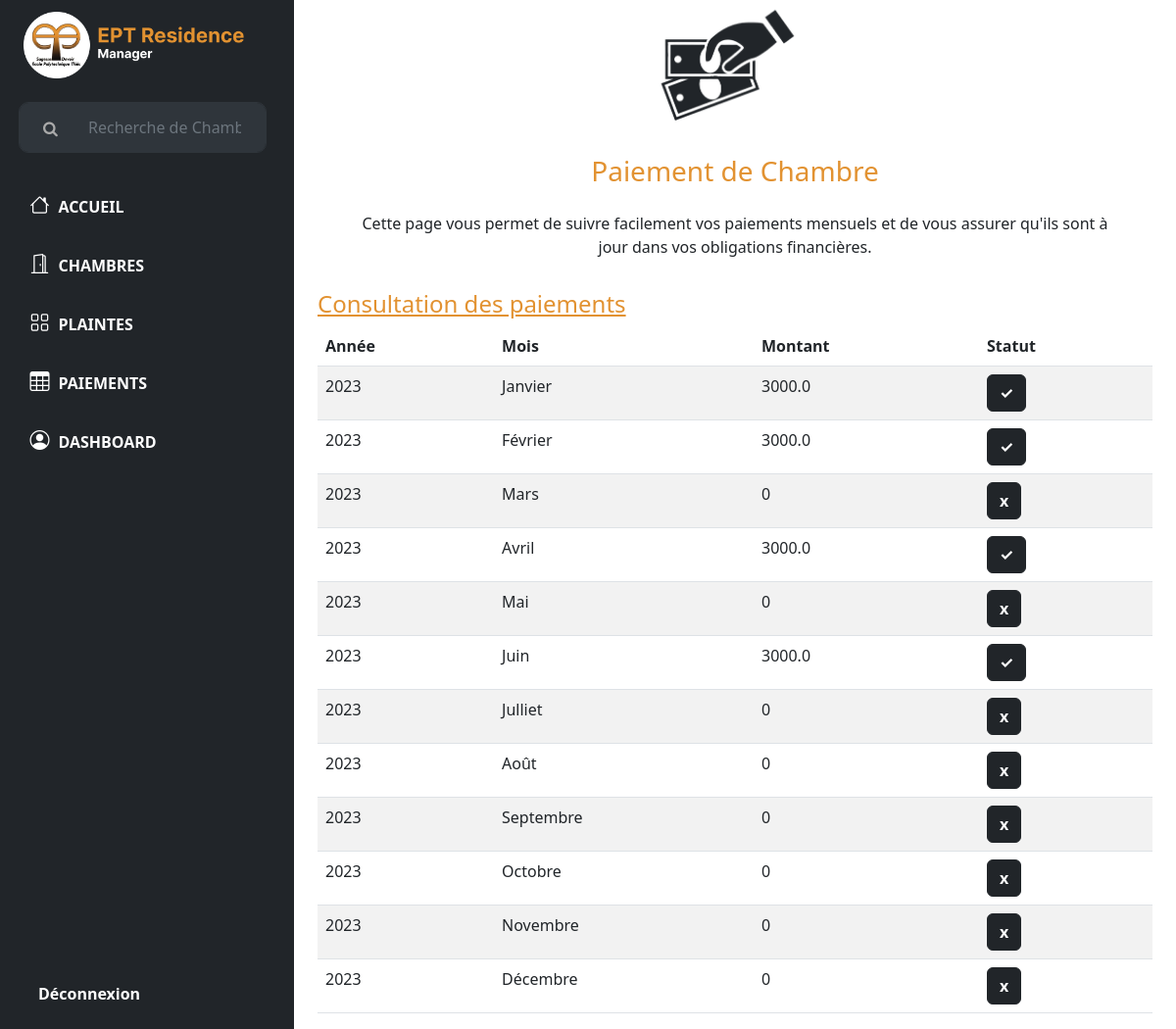
The app's page /residenceApp/paiement/ (signed in) with its own data.
### residenceApp/models.py (models this page shows, shortened)
class PaymentModel(models.Model):
    MOUNTH_CHOICE = [
        ('1', 'Janvier'), ('2','Février'), ('3', 'Mars'),
        ('4','Avril'),('5',"Mai"),('6',"Juin") ,('7',"Julliet"),
        ('8',"Août"),('9', "Septembre"), ('10', "Octobre"),
        ('11', "Novembre"), ('12', "Decembre")
    ]
    payment_id = models.AutoField(primary_key=True)
    amount = models.FloatField(default=3000)
    mounth = models.CharField(choices=MOUNTH_CHOICE, max_length=255)
    payment_statut = models.BooleanField()
    student = models.ForeignKey(StudentModel, on_delete=models.CASCADE, default="null")
    class Meta:
        verbose_name = "Payment"
        verbose_name_plural = "Payments"

### residenceApp/views.py (the view)
# urls.py: path("paiement/", view_paiement, name="paiement"),
@login_required
def view_paiement(request):
    user = request.user
    student = StudentModel.objects.get(user=user)
    payment_status = []
    payments = PaymentModel.objects.filter(student=student)
    current_year = datetime.now().year
    MONTH_CHOICES = [
        ('1', 'Janvier'), ('2', 'Février'), ('3', 'Mars'),
        ('4', 'Avril'), ('5', 'Mai'), ('6', 'Juin'),
        ('7', 'Julliet'), ('8', 'Août'), ('9', 'Septembre'),
        ('10', 'Octobre'), ('11', 'Novembre'), ('12', 'Décembre')
    ]
    for month_value, month_label in MONTH_CHOICES:
        status = student.get_payment_status(month_value)
        amount = next((payment.amount for payment in payments if payment.mounth == month_value), 0)
        payment_status.append((month_label, status, amount))
    return render(request, "paiement.html", {"payment": payments, "student":student, "payment_status": payment_status, "current_year":current_year})

### residenceApp/models.py (called while the page is built)
    def get_payment_status(self, month_value):
        try:
            payment = PaymentModel.objects.get(student=self, mounth=str(month_value))
            return payment.payment_statut
        except PaymentModel.DoesNotExist:
            return False

### templates/paiement.html
{% extends 'base.html' %}
{% load static %}
{% block content %}
<div class="container ">
    {% block complainte %}
    <div class="d-flex flex-column justify-content-center align-items-center">
        <div><img src={% static 'img/paiment-1.png' %} alt="" width="200"></div>
        <div class="text-center" style="color: #E29231;">
            <h3>Paiement de Chambre</h3>
        </div>
        <div class="p-3 px-5 text-center"><p>Cette page vous permet de suivre facilement vos paiements mensuels et de vous assurer qu'ils sont à jour dans vos obligations financières.</p></div>
    </div>
    {% endblock complainte %}
    <div class="container-fluid">
        <div class="d-flex flex-row justify-content-between">
            <div><h4 style="color: #E29231;" class=""><u>Consultation des paiements</u></h4></div>
        </div>
    </div>
    <div class="container">
        <table class="table table-striped">
            <thead>
                <th>Année</th>
                <th>Mois</th>
                <th>Montant</th>
                <th>Statut</th>
            </thead>
        {% for status in payment_status %}
            <tr>
                <td>{{ current_year }}</td>
                <td>{{ status.0 }}</td>
                <td>{{ status.2 }}</td>
                <td>{% if status.1 %}
                    <span class="btn btn-dark"><b>✓</b></span>
                    {% else %}
                    <span class="btn btn-dark"><b>x</b></span>
                    {% endif %}</td>
            </tr>
        {% endfor %}
        </table>
    </div>
</div>
{% endblock content %}

### static/css/style.css (style rules this page uses)
img { padding-right: 15px; }

### records on screen
PaymentModel: amount "3000.0"
PaymentModel: amount "3000.0"
PaymentModel: amount "3000.0"
PaymentModel: amount "3000.0"

### other values on screen
{{ status.0 }} "Janvier" "Février" "Mars" "Avril" "Mai" "Juin" "Julliet" "Août" "Septembre" "Octobre" "Novembre" "Décembre"
{{ status.2 }} "0" "0" "0" "0" "0" "0" "0" "0"
